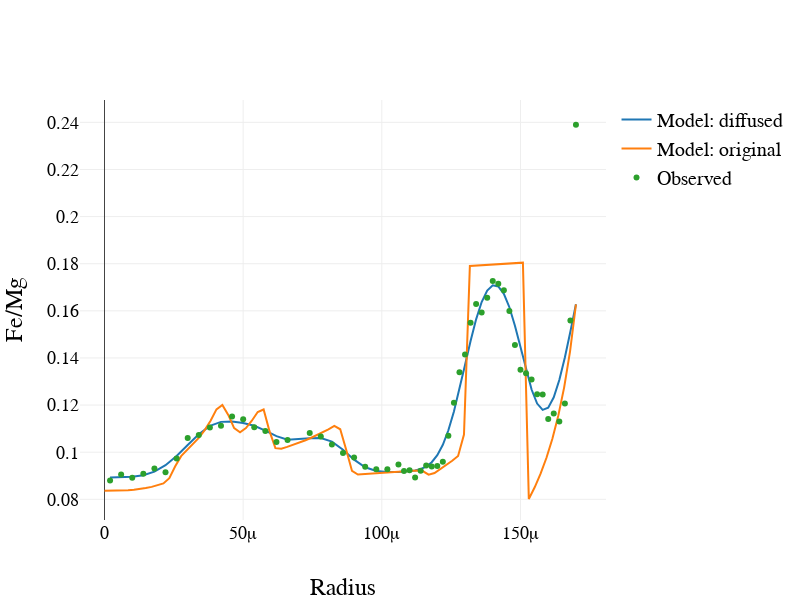

Notebook code cell kept with this figure:
### Code cell
var modeled = model(summarizedParameters,data)
var ndProfiles = magma.diffusionProfiles.orthopyroxene;

var ndFe_Mg = ndProfiles.Fe_Mg.notDiffusedProfile.get()

Plotly([
    {
        x : modeled.x,
        y : modeled.Fe_Mg,
        name : "Model: diffused"
    },
     {
        x : ndFe_Mg.x,
        y : ndFe_Mg.c,
        name : "Model: original"
    },
    {
        x : data.x,
        y : data.Fe_Mg,
        mode : "markers",
        name : "Observed"
    }

],
spread(
    middiumSize,
    legend(),
    axis("x","Radius"),
    axis("y","Fe/Mg")
))
